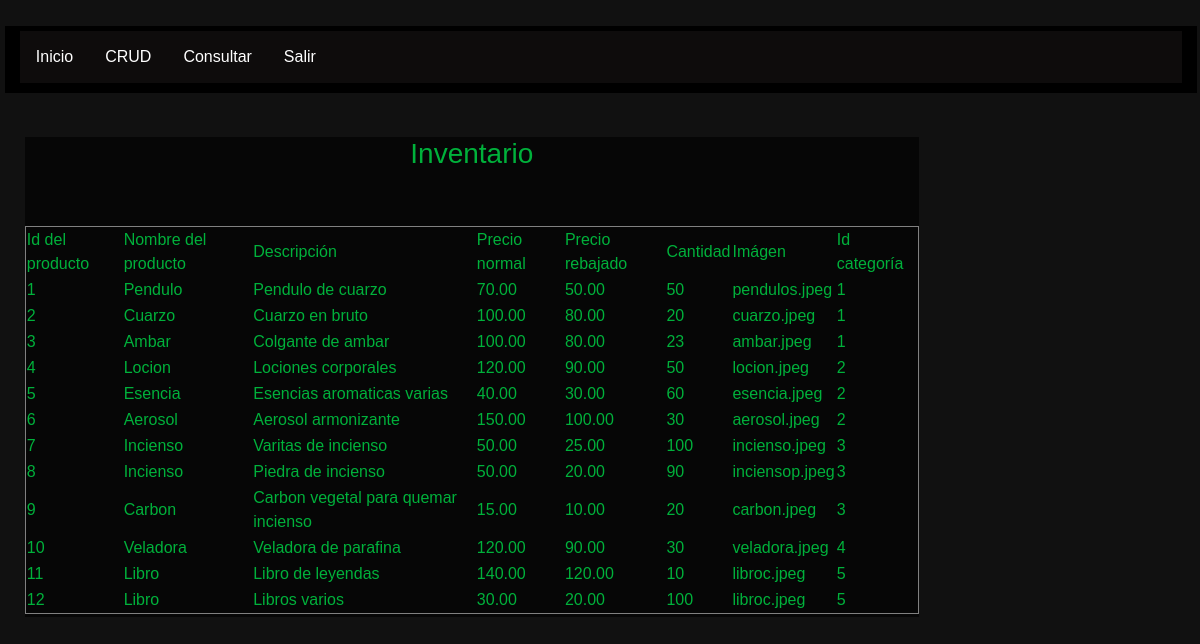
Page /modelo/consulta.php on the committed database.
### tables this page shows
CREATE TABLE IF NOT EXISTS `productos` (
`id` int(11) NOT NULL,
  `nombre` varchar(255) NOT NULL,
  `descripcion` text NOT NULL,
  `precio_normal` decimal(10,2) NOT NULL,
  `precio_rebajado` decimal(10,2) NOT NULL,
  `cantidad` int(11) NOT NULL,
  `imagen` varchar(50) NOT NULL,
  `id_categoria` int(11) NOT NULL
);

### modelo/consulta.php (the view, shortened to what this page needs)
<!DOCTYPE html>
<html lang="en">
<head>
    <link href="css/estilost.css" rel="stylesheet" />
    <link href="../css/styles.css" rel="stylesheet" />
    <link href="../css/estilost.css" rel="stylesheet" />
    <link href="../css/cabecera.css" rel="stylesheet" />
    <link href="../css/footer.css" rel="stylesheet" />
    <link href="../css/estilos.css" rel="stylesheet" />
</head>
<body>
<br>
<?php
include_once("menuadmin.php");
?>
<br>
            <section id="blog">
                <h3 align="center">Inventario</h3><br><br>
                <div class="contenedor">
                <?php
	           $conexion=mysqli_connect('sql102.260mb.net','n260m_31774738','AndyTaty','n260m_31774738_tienda');
        ?>
	<table border="1" >
		<tr>
			<td>Id del producto</td>
			<td>Nombre del producto</td>
			<td>Descripción</td>
			<td>Precio normal</td>
			<td>Precio rebajado</td>
			<td>Cantidad</td>
            <td>Imágen</td>
            <td>Id categoría</td>
		</tr>
		<?php
		$sql="SELECT * from productos";
		$result=mysqli_query($conexion,$sql);
		while($mostrar=mysqli_fetch_array($result)){
		 ?>
		<tr>
			<td><?php echo $mostrar['id'] ?></td>
			<td><?php echo $mostrar['nombre'] ?></td>
			<td><?php echo $mostrar['descripcion'] ?></td>
			<td><?php echo $mostrar['precio_normal'] ?></td>
			<td><?php echo $mostrar['precio_rebajado'] ?></td>
			<td><?php echo $mostrar['cantidad'] ?></td>
            <td><?php echo $mostrar['imagen'] ?></td>
            <td><?php echo $mostrar['id_categoria'] ?></td>
		</tr>
	<?php
	}
	 ?>
	</table>
                </div>
            </section>
</body>
</html>

### modelo/menuadmin.php
<nav class="menu">
			<ul>
			<li> <a href="admin.php" class="menu">Inicio</a> </li>
                <li> <a href="update2.php" class="menu">CRUD</a> </li>
				<li> <a href="consulta.php" class="menu">Consultar</a> </li>
                <li> <a href="../index.php" class="menu">Salir</a> </li>
			</ul>
</nav>

### css/estilos.css (style rules this page uses)
body { background-color: #111; }
a:link { color:rgb(255, 255, 255); }
a.menu { display: block; }
body { font-family: Verdana, Helvetica, Arial, "Times New Roman"; color: rgb(0, 0, 0); margin-block-start: 0.1em; margin-block-end: 0.1em; margin-inline-start: 0.3em; margin-inline-end: 0.2em; }
nav { background-color:black; padding: 5px 15px; padding-bottom: 10px; }
nav ul { list-style-type: none; margin: 0; padding: 0; overflow: hidden; background-color: rgb(14, 12, 12); }
nav li { float: left; }
nav li a { display: inline-block; color: white; text-align: center; padding: 14px 16px; text-decoration: none; }
section { float: left; width: 75%; height: auto; min-height: 30em; margin: 20px; background-color:rgba(0, 0, 0, 0.651); text-transform: none; }

### modelo/consulta.php (style rules this page uses)
body { color:rgb(0, 177, 59); }

### rows in the picture
productos: id "1", nombre "Pendulo", descripcion "Pendulo de cuarzo", precio_normal "70.00", precio_rebajado "50.00", cantidad "50", imagen "pendulos.jpeg", id_categoria "1"
productos: id "2", nombre "Cuarzo", descripcion "Cuarzo en bruto", precio_normal "100.00", precio_rebajado "80.00", cantidad "20", imagen "cuarzo.jpeg", id_categoria "1"
productos: id "3", nombre "Ambar", descripcion "Colgante de ambar", precio_normal "100.00", precio_rebajado "80.00", cantidad "23", imagen "ambar.jpeg", id_categoria "1"
productos: id "4", nombre "Locion", descripcion "Lociones corporales", precio_normal "120.00", precio_rebajado "90.00", cantidad "50", imagen "locion.jpeg", id_categoria "2"
productos: id "5", nombre "Esencia", descripcion "Esencias aromaticas varias", precio_normal "40.00", precio_rebajado "30.00", cantidad "60", imagen "esencia.jpeg", id_categoria "2"
productos: id "6", nombre "Aerosol", descripcion "Aerosol armonizante", precio_normal "150.00", precio_rebajado "100.00", cantidad "30", imagen "aerosol.jpeg", id_categoria "2"
productos: id "7", nombre "Incienso", descripcion "Varitas de incienso", precio_normal "50.00", precio_rebajado "25.00", cantidad "100", imagen "incienso.jpeg", id_categoria "3"
productos: id "8", nombre "Incienso", descripcion "Piedra de incienso", precio_normal "50.00", precio_rebajado "20.00", cantidad "90", imagen "inciensop.jpeg", id_categoria "3"
productos: id "9", nombre "Carbon", descripcion "Carbon vegetal para quemar incienso", precio_normal "15.00", precio_rebajado "10.00", cantidad "20", imagen "carbon.jpeg", id_categoria "3"
productos: id "10", nombre "Veladora", descripcion "Veladora de parafina", precio_normal "120.00", precio_rebajado "90.00", cantidad "30", imagen "veladora.jpeg", id_categoria "4"
productos: id "11", nombre "Libro", descripcion "Libro de leyendas", precio_normal "140.00", precio_rebajado "120.00", cantidad "10", imagen "libroc.jpeg", id_categoria "5"
productos: id "12", nombre "Libro", descripcion "Libros varios", precio_normal "30.00", precio_rebajado "20.00", cantidad "100", imagen "libroc.jpeg", id_categoria "5"
